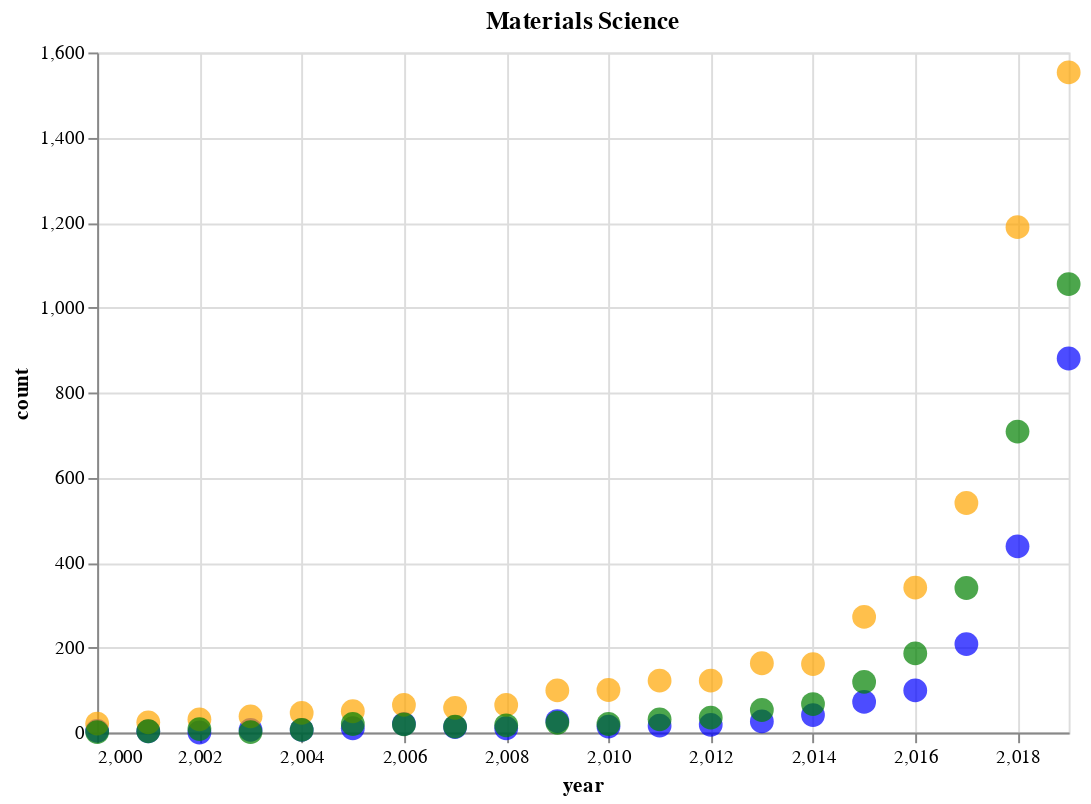

Notebook source saved alongside this figure:
### Markdown cell above
## All Together

### Code cell
charts[0] + charts[1] + charts[2]

### Figure 1 — Vega-Lite specification as saved in the notebook (floating-point values rounded to 4 significant figures)
{"$schema": "https://vega.github.io/schema/vega-lite/v3.4.0.json", "config": {"mark": {"tooltip": null}, "view": {"height": 300, "width": 400}}, "datasets": {"data-18c2c107b6a3a5afcd0203105319b997": [{"count": 1055, "year": 2019}, {"count": 708, "year": 2018}, {"count": 340, "year": 2017}, {"count": 186, "year": 2016}, {"count": 119, "year": 2015}, {"count": 67, "year": 2014}, {"count": 53, "year": 2013}, {"count": 35, "year": 2012}, {"count": 31, "year": 2011}, {"count": 20, "year": 2010}, {"count": 23, "year": 2009}, {"count": 17, "year": 2008}, {"count": 14, "year": 2007}, {"count": 19, "year": 2006}, {"count": 20, "year": 2005}, {"count": 6, "year": 2004}, {"count": 1, "year": 2003}, {"count": 8, "year": 2002}, {"count": 3, "year": 2001}, {"count": 1, "year": 2000}], "data-225f486b2c4254a3c2b903a50bbeb615": [{"count": 880, "year": 2019}, {"count": 438, "year": 2018}, {"count": 208, "year": 2017}, {"count": 99, "year": 2016}, {"count": 72, "year": 2015}, {"count": 41, "year": 2014}, {"count": 26, "year": 2013}, {"count": 18, "year": 2012}, {"count": 16, "year": 2011}, {"count": 14, "year": 2010}, {"count": 27, "year": 2009}, {"count": 10, "year": 2008}, {"count": 13, "year": 2007}, {"count": 20, "year": 2006}, {"count": 10, "year": 2005}, {"count": 6, "year": 2004}, {"count": 6, "year": 2003}, {"count": 0, "year": 2002}, {"count": 3, "year": 2001}, {"count": 4, "year": 2000}], "data-bf10e958205c7f477f07337c889441b0": [{"count": 1553, "year": 2019}, {"count": 1189, "year": 2018}, {"count": 540, "year": 2017}, {"count": 341, "year": 2016}, {"count": 272, "year": 2015}, {"count": 161, "year": 2014}, {"count": 163, "year": 2013}, {"count": 122, "year": 2012}, {"count": 122, "year": 2011}, {"count": 100, "year": 2010}, {"count": 99, "year": 2009}, {"count": 65, "year": 2008}, {"count": 58, "year": 2007}, {"count": 65, "year": 2006}, {"count": 50, "year": 2005}, {"count": 46, "year": 2004}, {"count": 38, "year": 2003}, {"count": 31, "year": 2002}, {"count": 24, "year": 2001}, {"count": 21, "year": 2000}]}, "layer": [{"data": {"name": "data-225f486b2c4254a3c2b903a50bbeb615"}, "encoding": {"x": {"field": "year", "scale": {"domain": [2000, 2019]}, "type": "quantitative"}, "y": {"field": "count", "type": "quantitative"}}, "height": 350, "mark": {"color": "blue", "size": 150, "type": "circle"}, "title": "Materials Science", "width": 500}, {"data": {"name": "data-bf10e958205c7f477f07337c889441b0"}, "encoding": {"x": {"field": "year", "scale": {"domain": [2000, 2019]}, "type": "quantitative"}, "y": {"field": "count", "type": "quantitative"}}, "height": 350, "mark": {"color": "orange", "size": 150, "type": "circle"}, "title": "Chemistry", "width": 500}, {"data": {"name": "data-18c2c107b6a3a5afcd0203105319b997"}, "encoding": {"x": {"field": "year", "scale": {"domain": [2000, 2019]}, "type": "quantitative"}, "y": {"field": "count", "type": "quantitative"}}, "height": 350, "mark": {"color": "green", "size": 150, "type": "circle"}, "title": "Physics", "width": 500}]}
